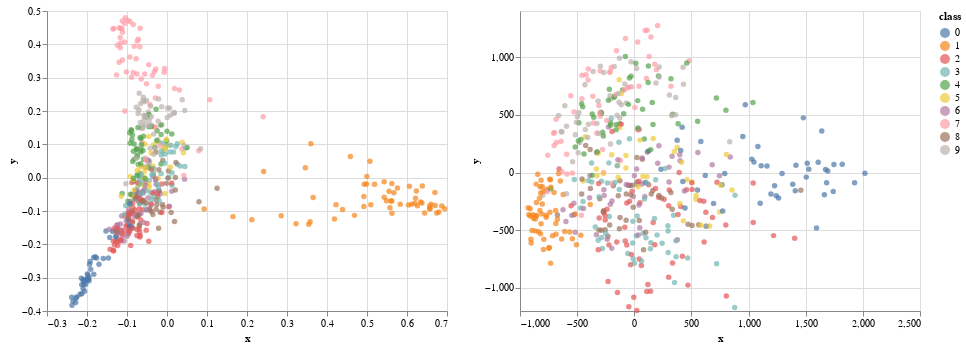

Notebook code for this chart:
### Markdown cell above
##### Random Forest Kernel

### Code cell
random_forest_kernel = RandomForestPartitionKernel(reduced_mnist, task='class')
random_forest_kernel_matrix = random_forest_kernel.kernel_matrix(200)

X_kpca = (
            KernelPCA(
                2, kernel="precomputed"
                )
            .fit_transform(random_forest_kernel_matrix)
        )

random_forest_kernel_df = pd.DataFrame({
    'x': X_kpca[:, 0],
    'y': X_kpca[:, 1],
    'class': reduced_mnist.iloc[:, 0].to_numpy(dtype=int)
})

random_forest_kernel_chart = alt.Chart(random_forest_kernel_df).mark_circle().encode(
    x='x:Q',
    y='y:Q',
    color='class:N'
)

display(random_forest_kernel_chart)

### Figure 1 — Vega-Lite specification as saved in the notebook (floating-point values rounded to 4 significant figures; data arrays with more than 128 entries replaced by an {"elided": "..."} marker saying what was removed)
{"config": {"view": {"continuousWidth": 400, "continuousHeight": 300}}, "hconcat": [{"data": {"name": "data-7b7f1e4eacd041d40d7c6e186faa1889"}, "mark": "circle", "encoding": {"color": {"type": "nominal", "field": "class"}, "x": {"type": "quantitative", "field": "x"}, "y": {"type": "quantitative", "field": "y"}}}, {"data": {"name": "data-7c4be797ac8e1040ac4de223ff714fcf"}, "mark": "circle", "encoding": {"color": {"type": "nominal", "field": "class"}, "x": {"type": "quantitative", "field": "x"}, "y": {"type": "quantitative", "field": "y"}}}], "$schema": "https://vega.github.io/schema/vega-lite/v4.8.1.json", "datasets": {"data-7b7f1e4eacd041d40d7c6e186faa1889": {"elided": "500 records"}, "data-7c4be797ac8e1040ac4de223ff714fcf": {"elided": "500 records"}}}
